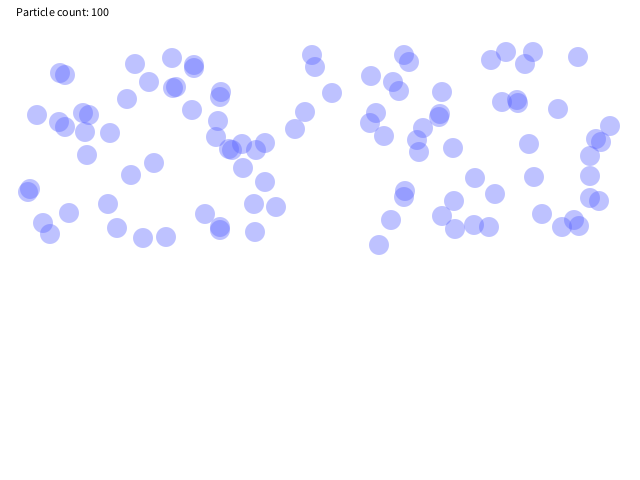
Frame 1 (no input)
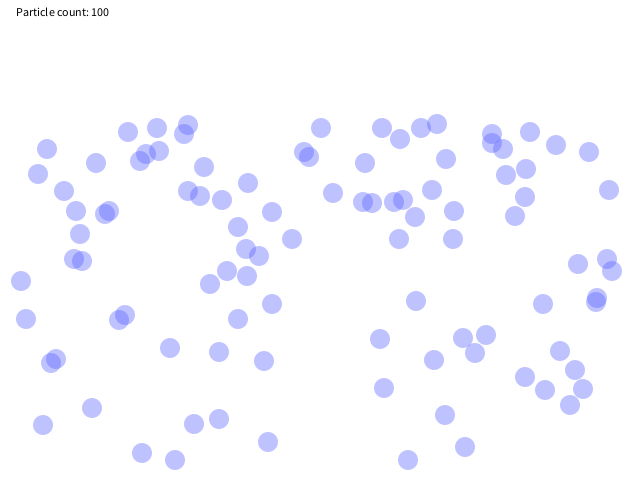
Frame 60 (the mouse pressed at the canvas centre just before this capture)
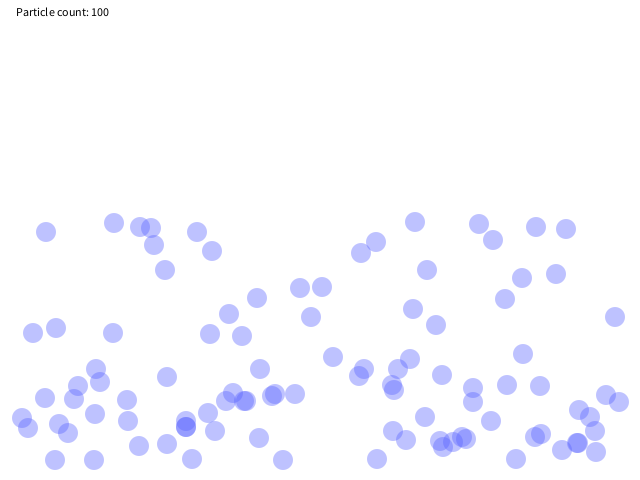
Frame 120 (the mouse held since frame 60 and released just before this capture)

The Processing sketch that drew these frames (run headless with seeded random() and noise(); from frame 60 on, the mouse is pressed at the canvas centre):

// Processing sketch: project_5
// ── project_5.pde
private color c = color(90, 100, 255, 100);
private Water water = new Water();

void setup() {
  size(640, 480);
  frameRate(30);
  noStroke();
  loop();
}

void draw() {
  background(255);
  fill(0);
  
  text("Particle count: " + water.getParticleCount(), 16, 16);
  water.draw();
}

void keyPressed() {
  switch (keyCode) {
    case 38:
      water.setParticleCount(water.getParticleCount() + 1);
      break;
    case 40:
      water.setParticleCount(water.getParticleCount() > 0 ? water.getParticleCount() - 1 : 1);
      break;
    case 82:
      water = new Water(water.getParticleCount());
      break;
    default:
      break;
  }
}

class WaterParticle {
  
  private int x, y;
  
  public WaterParticle(int x, int y) {
    this.x = x;
    this.y = y;
  }
  
  void draw() {
    fill(c);
    ellipse(x, y, 20, 20);
  }
  
  int getX() {
    return x;
  }
  
  int getY() {
    return y; 
  }
  
  void setX(int x) {
    this.x = x; 
  }
  
  void setY(int y) {
    this.y = y;
  }
}

class Water {
  
  private int particleCount = 100;
  private ArrayList<WaterParticle> particles = new ArrayList();
  
  public Water() {
    createParticles();
  }
  
  public Water(int particleCount) {
    this.particleCount = particleCount;
    createParticles();
  }
  
  void draw() {
    move(); 
    for (int i = 0; i < particles.size(); i++) {
      particles.get(i).draw(); 
    }
  }
  
  void move() {
    for (int i = 0; i < particles.size(); i++) {
      for (int j = 0; j < particles.size(); j++) {
        if (Math.abs(particles.get(i).getX() - particles.get(j).getX()) <= 10) {
          int movement = (int) random(-2, 2);
          particles.get(i).setX(particles.get(i).getX() + movement);
          particles.get(j).setX(particles.get(j).getX() - movement);
        }
        
        if (particles.get(i).getX() < 20) particles.get(i).setX(20);
        else if (particles.get(i).getX() > 620) particles.get(i).setX(620);
        
        if (particles.get(j).getX() < 20) particles.get(j).setX(20);
        else if (particles.get(j).getX() > 620) particles.get(j).setX(620);
        
        if (particles.get(i).getY() < 460) particles.get(i).setY(particles.get(i).getY() + (int) random(-0.9, 1.1));
        else particles.get(i).setY(460);
          
        
        if (Math.abs(particles.get(i).getY() - particles.get(j).getY()) <= 10 && particles.get(i).getY() >= 20) particles.get(i).setY(particles.get(i).getY() - (int) random(-0.9, 2));
      }
    }
  }
  
  void createParticles() {
    particles.clear();
    for (int i = 0; i < particleCount; i++) {
      particles.add(new WaterParticle(320 + (int) random(-300, 300), 240 - (int) random(0, 200)));
    }
  }
  
  void setParticleCount(int particleCount) {
    this.particleCount = particleCount;
  }
  
  int getParticleCount() {
    return particleCount;
  }
}
